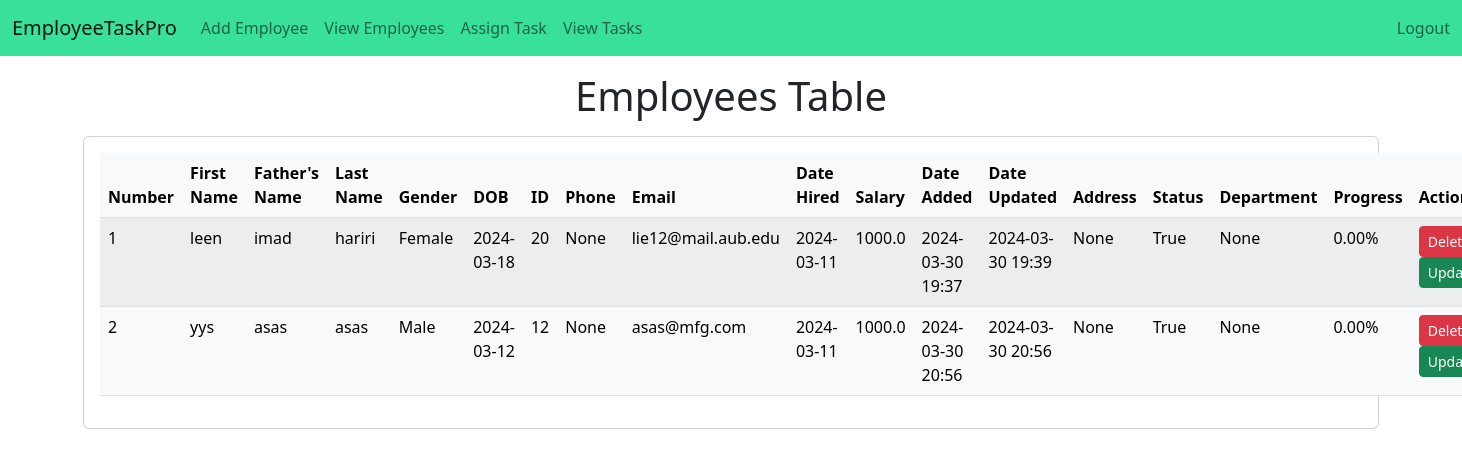
Page /emp/home/ (signed in) on the committed database.
### emp/models.py (models this page shows, shortened)
class Emp(models.Model):
    firstname=models.CharField(max_length=200)
    fathername=models.CharField(max_length=200)
    lastname=models.CharField(max_length=200)
    gender = models.TextField(blank=True,null= True)
    dob = models.DateField(blank=True,null= True)
    emp_id=models.CharField(max_length=200)
    phone = models.CharField(max_length=20, null=True)
    email = models.EmailField(null=True)
    date_hired = models.DateField(default=timezone.now)
    salary = models.FloatField(default=0)
    date_added = models.DateTimeField(default=timezone.now)
    date_updated = models.DateTimeField(auto_now=True)
    address = models.CharField(max_length=100, null=True)
    status=models.BooleanField(default=True)
    department=models.CharField(max_length=200, null=True)

### emp/views.py (the view)
# urls.py: path("home/", emp_home, name='emp_home'),
@login_required
def emp_home(request):
    emps = Emp.objects.all()
    for emp in emps:
        tasks = Task.objects.filter(assignee=emp)
        completed_tasks = tasks.filter(status="Completed").count()
        total_tasks = tasks.count()
        progress = 100 * completed_tasks / total_tasks if total_tasks > 0 else 0
        emp.progress = progress  # Augment the Emp object with a progress attribute
    is_hr_or_manager = request.user.groups.filter(name__in=['HR', 'Manager']).exists()
    is_employee = request.user.groups.filter(name='Employee').exists()
    context = {
        'emps': emps,
        'is_hr_or_manager': is_hr_or_manager,
        'is_employee': is_employee,
    }
    return render(request, "emp/home.html", context)

### emp/context_processors.py (called while the page is built)
def user_roles(request):
    is_hr_or_manager = request.user.groups.filter(name__in=['HR', 'Manager']).exists()
    is_employee = request.user.groups.filter(name='Employee').exists()
    return {
        'is_hr_or_manager': is_hr_or_manager,
        'is_employee': is_employee,
    }

### templates/emp/home.html (shortened to what this page needs)
<!doctype html>
<html lang="en">
  <head>
    <link href="https://cdn.jsdelivr.net/npm/bootstrap@5.2.2/dist/css/bootstrap.min.css"
          rel="stylesheet"
>
  </head>
  <body>
    {% include 'emp/navbar.html' %}
    <h1 class="text-center my-3">Employees Table</h1>
    <div class="container">
      <div class="row">
        <div class="col-md-12">
          <div class="card">
            <div class="card-body">
              <table class="table table-light table-striped table-hover">
                <thead>
                  <tr>
                    <th>Number</th>
                    <th>First Name</th>
                    <th>Father's Name</th>
                    <th>Last Name</th>
                    <th>Gender</th>
                    <th>DOB</th>
                    <th>ID</th>
                    <th>Phone</th>
                    <th>Email</th>
                    <th>Date Hired</th>
                    <th>Salary</th>
                    <th>Date Added</th>
                    <th>Date Updated</th>
                    <th>Address</th>
                    <th>Status</th>
                    <th>Department</th>
                    <th>Progress</th>
                    <th>Action</th>
                  </tr>
                </thead>
                <tbody>
                  {% for e in emps %}
                  <tr>
                    <td>{{ forloop.counter }}</td>
                    <td>{{ e.firstname }}</td>
                    <td>{{ e.fathername }}</td>
                    <td>{{ e.lastname }}</td>
                    <td>{{ e.gender }}</td>
                    <td>{{ e.dob|date:"Y-m-d" }}</td>
                    <td>{{ e.emp_id }}</td>
                    <td>{{ e.phone }}</td>
                    <td>{{ e.email }}</td>
                    <td>{{ e.date_hired|date:"Y-m-d" }}</td>
                    <td>{{ e.salary }}</td>
                    <td>{{ e.date_added|date:"Y-m-d H:i" }}</td>
                    <td>{{ e.date_updated|date:"Y-m-d H:i" }}</td>
                    <td>{{ e.address }}</td>
                    <td>{{ e.status }}</td>
                    <td>{{ e.department }}</td>
                    <td>
                      {% if e.progress != None %}
                        {{ e.progress|floatformat:2 }}%
                      {% else %}
                        No tasks assigned
                      {% endif %}
                    </td>
                    <td>
                      <a href="/emp/delete-emp/{{ e.id }}" class="btn btn-danger btn-sm">Delete</a>
                      <a href="/emp/update-emp/{{ e.id }}" class="btn btn-success btn-sm">Update</a>
                    </td>
                  </tr>
                  {% endfor %}
                </tbody>
              </table>
            </div>
          </div>
        </div>
      </div>
    </div>
  </body>
</html>

### rows in the picture
Emp: firstname "leen", fathername "imad", lastname "hariri", gender "Female", dob "2024-03-18", emp_id "20", phone "None", email "lie12@mail.aub.edu", date_hired "2024-03-11", salary "1000.0", date_added "2024-03-30 19:37", date_updated "2024-03-30 19:39", address "None", status "True", department "None", progress "0.00"
Emp: firstname "yys", fathername "asas", lastname "asas", gender "Male", dob "2024-03-12", emp_id "12", phone "None", email "asas@mfg.com", date_hired "2024-03-11", salary "1000.0", date_added "2024-03-30 20:56", date_updated "2024-03-30 20:56", address "None", status "True", department "None", progress "0.00"
